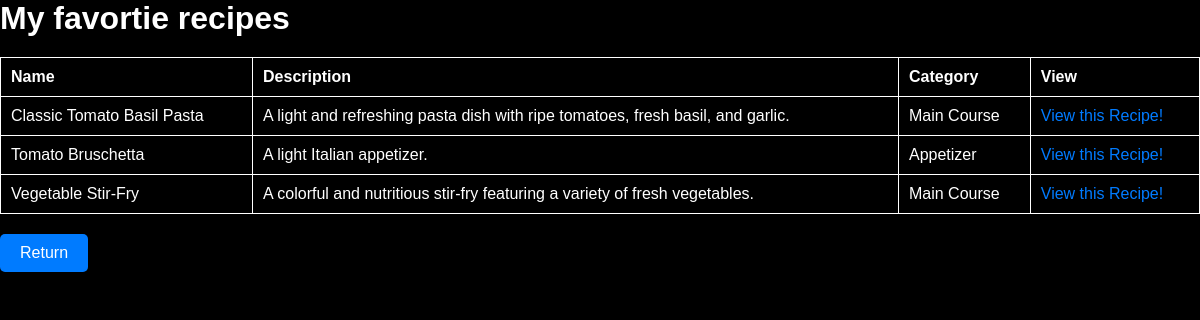
Screenshot of /view_favorites.php (signed in) with the database file from the repository.
### tables this page shows
CREATE TABLE recipes (
    recipe_id INT AUTO_INCREMENT PRIMARY KEY,
    name VARCHAR(100),
    description TEXT,
    category VARCHAR(20),
    cuisine VARCHAR(20),
    ingredients TEXT,
    instructions TEXT,
    prep_time INT,
    cook_time INT,
    total_time INT,
    servings INT,
    creator_id INT,
    FOREIGN KEY (creator_id) REFERENCES users(user_id)
);

### www/view_favorites.php (the view, shortened to what this page needs)
<?php
if ($_SESSION['darkmode']) {
    $style = "css/view_list(dark).css";
    } else {
    $style = "css/view_list.css";
    }
?>
<!DOCTYPE html>
<html lang="en">
<head>
    <link rel="stylesheet" href="<?php echo $style; ?>">
</head>
<body>
    <?php
    $server = "db";
    $user = "admin";
    $pw = "pwd";
    $db = "rc";
    $connect = mysqli_connect($server, $user, $pw, $db) or die('Could not connect to the database server' . mysqli_connect_error());
    $owner_id = $_SESSION["user_id"];
    $recipe_name = "";
    $description = "";
    $category = "";
    $query = "SELECT recipes.recipe_id, recipes.name, recipes.description, recipes.category FROM recipes JOIN favorites_recipes ON recipes.recipe_id = favorites_recipes.recipe_id JOIN favorites on favorites.favorite_id = favorites_recipes.favorite_id WHERE favorites.owner_id = ?";
    $stmt = mysqli_prepare($connect, $query);
    mysqli_stmt_bind_param($stmt, "i", $owner_id);
    $stmt->execute();
    $stmt->bind_result($recipe_id, $recipe_name, $description, $category);
    if ($stmt->fetch()) {
        print("<h1> My favortie recipes</h1>");
        print("<table border=1>");
        print("<tr> <th>Name</th> <th>Description</th> <th>Category</th> <th>View</th> </tr>");
        do {
            print("<tr><td>$recipe_name</td><td>$description</td><td>$category</td><td><a href=\"view_recipe.php?link=$recipe_id\">View this Recipe!</a></td></tr>");
        } while ($stmt->fetch());
        print("</table>");
    } else {
        print("<h1> You currently have no favorite recipes </h1>");
    }
    ?>
    <form>
        <p>
            <input type="submit" formaction="./dashboard.php" value="Return">
        </p>
    </form>
</body>
</html>

### www/css/view_list(dark).css (style rules this page uses)
* { margin: 0; padding: 0; box-sizing: border-box; }
body { font-family: Arial, sans-serif; background-color: #000; color: #fff; }
h1 { color: #fff; margin-bottom: 20px; }
table { width: 100%; border-collapse: collapse; color: #fff; }
table, th, td { border: 1px solid #fff; }
th, td { padding: 10px; text-align: left; }
th { background-color: #000; }
a { color: #007bff; text-decoration: none; }
form { margin-top: 20px; }
input[type="submit"] { background-color: #007bff; color: #fff; border: none; padding: 10px 20px; border-radius: 5px; cursor: pointer; font-size: 16px; margin-right: 10px; }

### rows the page displays
recipes: name "Classic Tomato Basil Pasta", description "A light and refreshing pasta dish with ripe tomatoes, fresh basil, and garlic.", category "Main Course"
recipes: name "Tomato Bruschetta", description "A light Italian appetizer.", category "Appetizer"
recipes: name "Vegetable Stir-Fry", description "A colorful and nutritious stir-fry featuring a variety of fresh vegetables.", category "Main Course"
